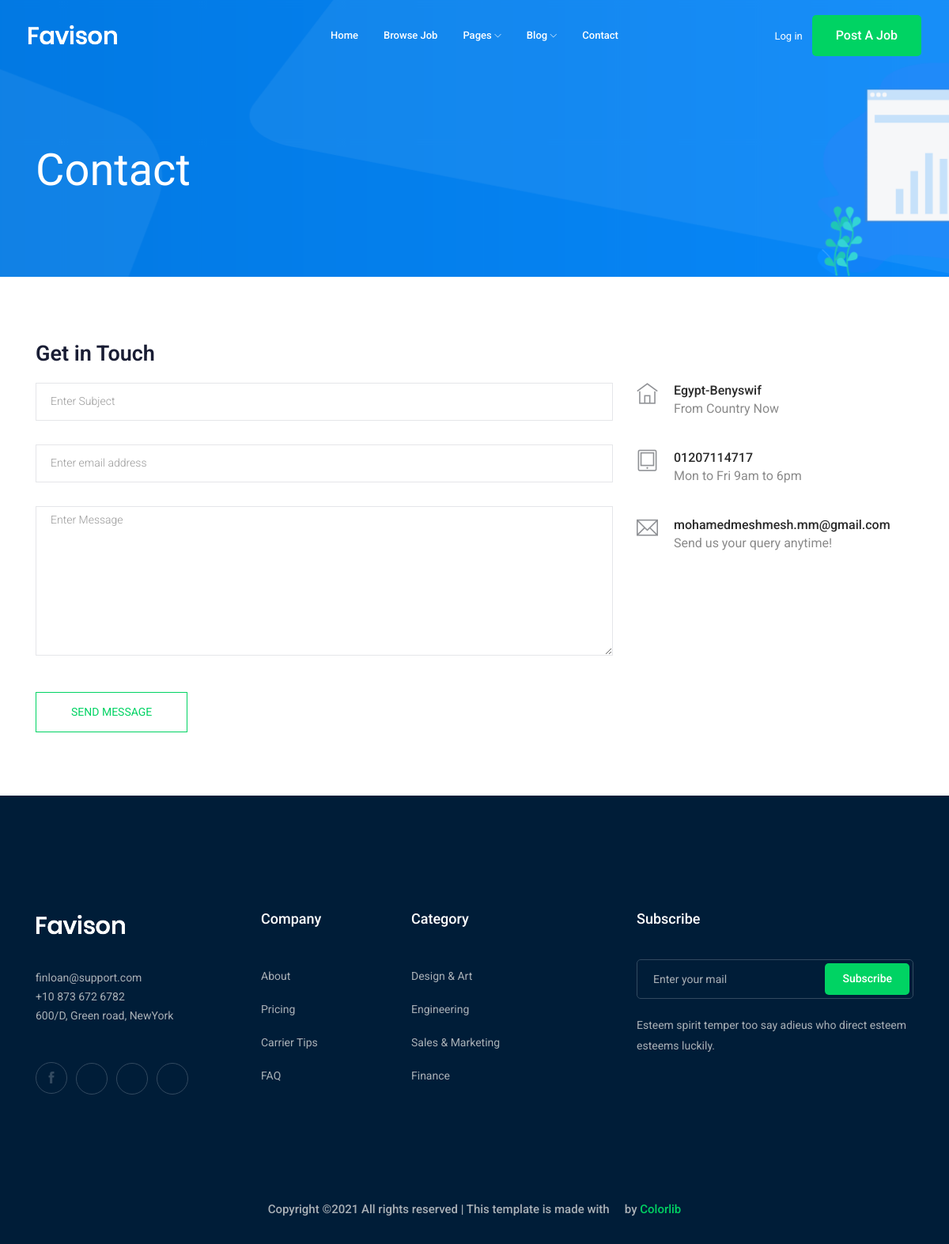
/contact/contact/, run on the app's committed database.
### contact/models.py (models this page shows)
class Info(models.Model):
    place=models.CharField(max_length=30)
    email=models.EmailField(max_length=50)
    phone_number=models.CharField(max_length=15)
    def __str__(self):
        return self.email

### contact/views.py (the view, shortened to what this page needs)
def send_message(request):
    my_info=Info.objects.first()
    return render (request,'contact/contact.html',{'my_info':my_info})

### contact/templates/contact/contact.html (shortened to what this page needs)
{% extends 'base.html' %}
{% block body %}
    <div class="bradcam_area bradcam_bg_1">
        <div class="container">
            <div class="row">
                <div class="col-xl-12">
                    <div class="bradcam_text">
                        <h3>contact</h3>
                    </div>
                </div>
            </div>
        </div>
    </div>
  <section class="contact-section section_padding">
    <div class="container">
      <div class="row">
        <div class="col-12">
          <h2 class="contact-title">Get in Touch</h2>
        </div>
        <div class="col-lg-8">
          <form class="form-contact contact_form" method="post" >
            <div class="row">
              <div class="col-12">
                <div class="form-group">
                  <input class="form-control" name="subject" id="subject" type="text" onfocus="this.placeholder = ''" onblur="this.placeholder = 'Enter Subject'" placeholder = 'Enter Subject'>
                </div>
              </div>
              <div class="col-12">
                <div class="form-group">
                  <input class="form-control" name="email" id="email" type="email" onfocus="this.placeholder = ''" onblur="this.placeholder = 'Enter email address'" placeholder = 'Enter email address'>
                </div>
              </div>
              <div class="col-12">
                <div class="form-group">
                    <textarea class="form-control w-100" name="message" id="message" cols="30" rows="9" onfocus="this.placeholder = ''" onblur="this.placeholder = 'Enter Message'" placeholder = 'Enter Message'></textarea>
                </div>
              </div>
            </div>
            <div class="form-group mt-3">
              <button type="submit" class="button button-contactForm btn_4 boxed-btn">Send Message</button>
            </div>
          </form>
        </div>
        <div class="col-lg-4">
          <div class="media contact-info">
            <span class="contact-info__icon"><i class="ti-home"></i></span>
            <div class="media-body">
              <h3>{{my_info.place}}</h3>
              <p>From Country Now</p>
            </div>
          </div>
          <div class="media contact-info">
            <span class="contact-info__icon"><i class="ti-tablet"></i></span>
            <div class="media-body">
              <h3>{{my_info.phone_number}}</h3>
              <p>Mon to Fri 9am to 6pm</p>
            </div>
          </div>
          <div class="media contact-info">
            <span class="contact-info__icon"><i class="ti-email"></i></span>
            <div class="media-body">
              <h3>{{my_info}}</h3>
              <p>Send us your query anytime!</p>
            </div>
          </div>
        </div>
      </div>
    </div>
  </section>
{% endblock body %}

### data on the page
Info: place "Egypt-Benyswif", phone_number "01207114717", email "mohamedmeshmesh.mm@gmail.com"
